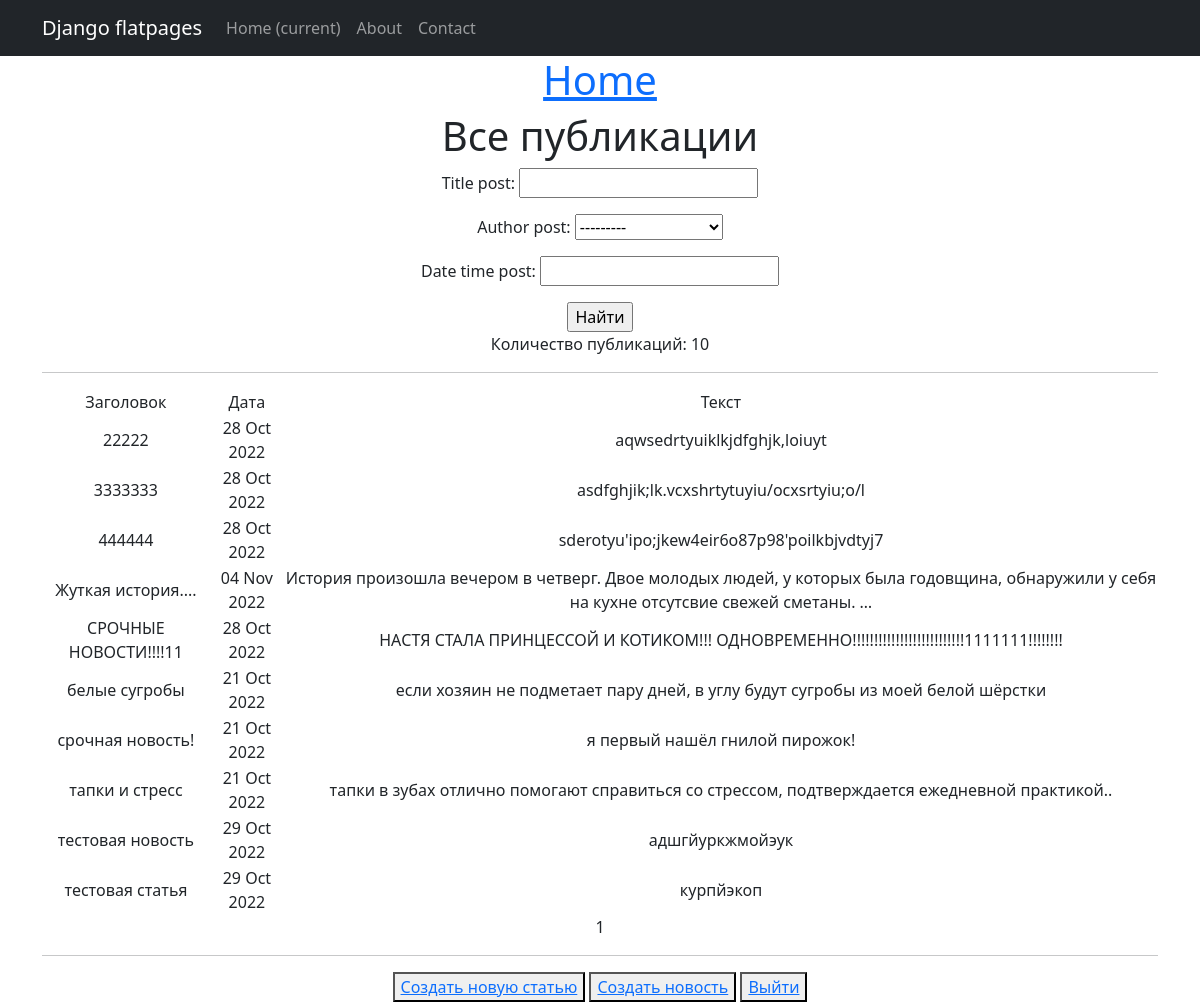
The app's page / (signed in) with its own data.
### NewsApp/models.py (models this page shows, shortened)
class Post(models.Model):
    article = 'AR'
    news = 'NE'
    TYPE = [
    (article, 'статья'),
    (news, 'новость')]
    author_post = models.ForeignKey(Author, on_delete=models.CASCADE)
    type_post = models.CharField(max_length=2, choices=TYPE, default=article)
    date_time_post = models.DateTimeField(auto_now_add=True)
    categories_post = models.ManyToManyField(Category, through='PostCategory')
    title_post = models.CharField(max_length=250)
    text_post = models.TextField()
    rating_post = models.FloatField(default=0.0)

### NewsApp/views.py (the view)
# urls.py: path('', PostsList.as_view(), name='post_list'),
class PostsList(LoginRequiredMixin, ListView):
    model = Post
    ordering = 'title_post'
    template_name = 'posts.html'
    context_object_name = 'posts'
    paginate_by = 10
    def get_queryset(self):
        queryset = super().get_queryset()
        self.filterset = PostFilter(self.request.GET, queryset)
        return self.filterset.qs
    def get_context_data(self, **kwargs):
        context = super().get_context_data(**kwargs)
        context['filterset'] = self.filterset
        return context

### NewsApp/templatetags/custom_filters.py (called while the page is built)
@register.filter()
def censor(value):
    for word in words:
        value = value.replace(word, '***')
    return value

### templates/posts.html (shortened to what this page needs)
{% extends 'flatpages/default.html' %}
{% load custom_filters %}
{% load custom_tags %}
{% block content %}
<h1>Все публикации </h1>
<form action="" method="get">
    {{ filterset.form.as_p }}
    <input type="submit" value="Найти" />
</form>
Количество публикаций: {{  posts|length}}
<hr>
{% if posts %}
<table>
    <tr>
        <td>Заголовок</td>
        <td>Дата</td>
        <td>Текст</td>
    </tr>
    {% for post in posts %}
    <tr>
        <td>{{ post.title_post|censor }}</td>
        <td>{{ post.date_time_post|date:'d M Y' }}</td>
        <td>{{ post.text_post|truncatewords:20 }}</td>
    </tr>
    {% endfor %}
</table>
{% else %}
<h2>Публикаций нет!</h2>
{% endif %}
{{ page_obj.number }}
<hr>
<button> <a href="articles/create/">Создать новую статью</a> </button>
<button> <a href="news/create/">Создать новость</a> </button>
<button> <a href="sign/logout/">Выйти</a> </button>
{% endblock content %}

### records on screen
Post: title_post|censor "22222", date_time_post "28 Oct 2022", text_post "aqwsedrtyuiklkjdfghjk,loiuyt"
Post: title_post|censor "3333333", date_time_post "28 Oct 2022", text_post "asdfghjik;lk.vcxshrtytuyiu/ocxsrtyiu;o/l"
Post: title_post|censor "444444", date_time_post "28 Oct 2022", text_post "sderotyu'ipo;jkew4eir6o87p98'poilkbjvdtyj7"
Post: title_post|censor "Жуткая история....", date_time_post "04 Nov 2022", text_post "История произошла вечером в четверг. Двое молодых людей, у которых была годовщина, обнаружили у себя на кухне отсутсвие свежей сметаны. …"
Post: title_post|censor "СРОЧНЫЕ НОВОСТИ!!!!11", date_time_post "28 Oct 2022", text_post "НАСТЯ СТАЛА ПРИНЦЕССОЙ И КОТИКОМ!!! ОДНОВРЕМЕННО!!!!!!!!!!!!!!!!!!!!!!!!!!1111111!!!!!!!!"
Post: title_post|censor "белые сугробы", date_time_post "21 Oct 2022", text_post "если хозяин не подметает пару дней, в углу будут сугробы из моей белой шёрстки"
Post: title_post|censor "срочная новость!", date_time_post "21 Oct 2022", text_post "я первый нашёл гнилой пирожок!"
Post: title_post|censor "тапки и стресс", date_time_post "21 Oct 2022", text_post "тапки в зубах отлично помогают справиться со стрессом, подтверждается ежедневной практикой.."
Post: title_post|censor "тестовая новость", date_time_post "29 Oct 2022", text_post "адшгйуркжмойэук"
Post: title_post|censor "тестовая статья", date_time_post "29 Oct 2022", text_post "курпйэкоп"

### other values on screen
{{ posts|length }} "10"
{{ page_obj.number }} "1"
